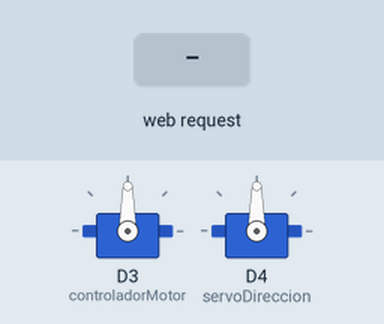
A sketch run on a simulated ESP8266 (NodeMCU). Shown: 2 × servo. Inputs (shaded band) come from the test bench. WiFi joins after 1.5 s; servers stay silent unless stated; EEPROM starts erased.

Above: at 2.7 s.
2.8 s: HTTP request GET /controlar?dir=si received
At 4.0 s:
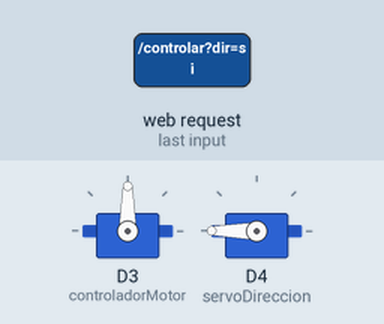
4.3 s: HTTP request GET /controlar?motor=si received
At 5.5 s:
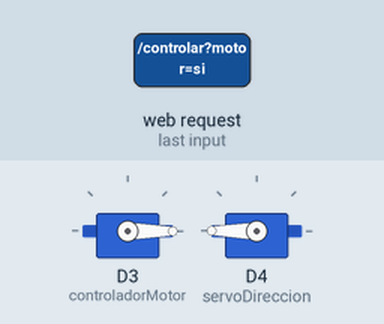
5.8 s: HTTP request GET /controlar?motor=120 received
At 6.9 s:
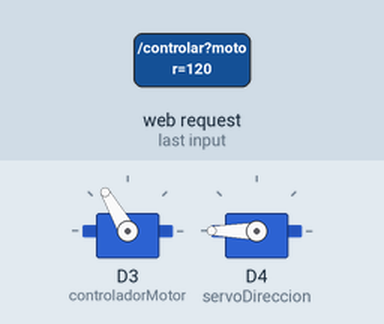
7.3 s: HTTP request GET /controlar?motor=0 received
At 8.0 s:
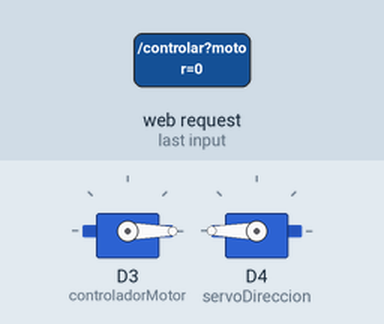
8.8 s: HTTP request GET /controlar?dir=120&motor=120&max_dir=120 received
At 9.1 s:
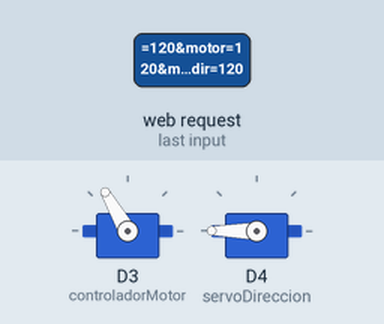
Timing chart, 0 to 11.3 s (numbered marks = the images above; inputs shaded):
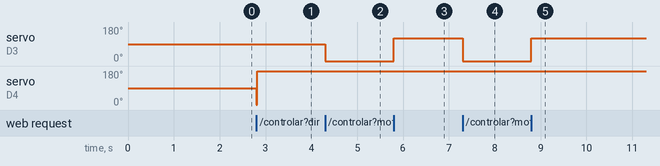

Measured:
- after the input at 2.8 s, servo on D4 (servoDireccion): 90° → 180° at once
- after the input at 4.3 s, servo on D3 (controladorMotor): 90° → 0° at once
- after the input at 5.8 s, servo on D3 (controladorMotor): 0° → 120° at once
- after the input at 7.3 s, servo on D3 (controladorMotor): 120° → 0° at once
- after the input at 8.8 s, servo on D3 (controladorMotor): 0° → 120° at once

The sketch:

Auto_Remoto.ino
```cpp
/*
 *  Proyecto de vehiculo controlado por arduino.
 *  Escrito para nodeMCU LoLin.
 *  Escrito por WhitesoundCL (Luis Esteban Clavijo Fuentes).
 */

#include <ESP8266WiFi.h>
#include <ESP8266WebServer.h>
#include <Servo.h>
#include <EEPROM.h>


const char *ssid = "Tu_SSID";
const char *password = "****";
const int PUERTO = 80;


Servo controladorMotor;
Servo servoDireccion;

ESP8266WebServer server(PUERTO);

int posicionDirTarget = 0;
int posicionDirActual = 0;
int impulso = 0;


// Este struct será almacenado en la memoria EEPROM posteriormente
struct {
    byte dirServoMin = 35;
    byte dirServoMax = 93;
}datos;

void setup() {

  WiFi.mode(WIFI_STA);
  WiFi.begin(ssid, password);

  while (WiFi.status() != WL_CONNECTED)
  {
    delay(100);
  }


  controladorMotor.attach(D3);
  servoDireccion.attach(D4);

  server.on("/controlar", manejarControlar);
  server.on("/configuracion", manejarConfiguracion);
  server.begin();

  EEPROM.begin(10);
  EEPROM.get(0, datos);
}

void loop() {
  server.handleClient();
  // La direción se actualiza de a poco hasta llegar al punto requerido.
  // Esto es así por que encontré que da mejores resultados con el servomotor.
  if (posicionDirActual > posicionDirTarget) {
    posicionDirActual--;
    servoDireccion.write(posicionDirActual);
  } else if ( posicionDirActual < posicionDirTarget) {
    posicionDirActual++;
    servoDireccion.write(posicionDirActual);
  }

}

// Recibe las peticiones html para controlar los servomotores
void manejarControlar() {
  if (server.arg("dir") != "") {
    posicionDirTarget = map(server.arg("dir").toInt(), 0, 255, datos.dirServoMax, datos.dirServoMin);
  }
  if (server.arg("motor") != "") {
    controladorMotor.write(server.arg("motor").toInt());
  }
  server.sendHeader("Access-Control-Allow-Origin", "*");
  server.send(200, "text/plain", String(posicionDirTarget));
}

void manejarConfiguracion() {
  bool modificado = false;
  if (server.arg("max_dir") != "") {
    datos.dirServoMax = server.arg("max_dir").toInt();
    modificado = true;
  }
  if (server.arg("min_dir") != "") {
    datos.dirServoMin = server.arg("min_dir").toInt();
    modificado = true;
  }

  if(modificado) {
    EEPROM.put(0,datos);
  }

  if(server.arg("guardar") == "si"){
    EEPROM.commit();
  }

  server.sendHeader("Access-Control-Allow-Origin", "*");
  server.send(200, "text/plain", "{\"min_dir\" : "+String(datos.dirServoMin)+", \"max_dir\": "+String(datos.dirServoMax)+"}");
}
```
